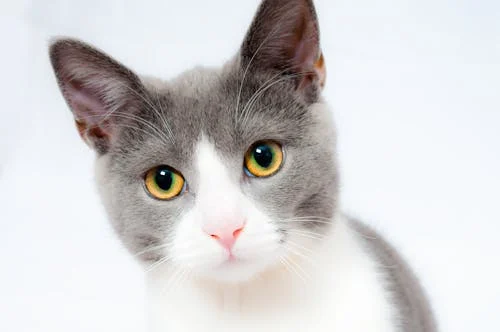
#> input picture demoImages/badQuality.webp, 500 x 332 px
$ python app.py
#> lines starting #> are read from the running program, lines starting #| are printed output that depends on the picture
import cv2 as cv
import numpy as np
import matplotlib.pyplot as plt
import os

def histogramEqual():
    root = os.getcwd()
    imgPath = os.path.join(root, 'demoImages', 'badQuality.webp')  # Better path handling
    img = cv.imread(imgPath, cv.IMREAD_GRAYSCALE)
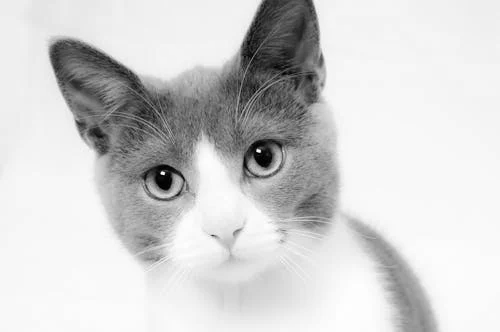
#> img: shape (332, 500); min 0, max 255, mean 209.2

    if img is None:
        print(f"Failed to load image at {imgPath}")
        return

    hist = cv.calcHist([img], [0], None, [256], [0, 256])
#> hist = 256 values, max 17148 at index 248, min 1 at index 255, mean 648.4
    cdf = hist.cumsum()
#> cdf = 256 values from 7 to 166000
    cdfNorm = cdf * float(hist.max()) / cdf.max()
#> cdfNorm = 256 values from 0.723 to 17148

    plt.figure()
    plt.subplot(231)
    plt.imshow(img, cmap='gray')
    plt.title('Original Image')
    plt.axis('off')
    plt.subplot(234)
    plt.plot(hist)
    plt.plot(cdfNorm,color='b')

    # equalize img
    plt.subplot(235)
    equImg= cv.equalizeHist(img)
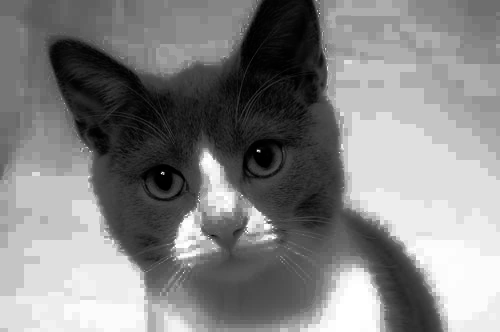
#> equImg: shape (332, 500); min 0, max 255, mean 131.8
    eqhist = cv.calcHist([equImg], [0], None, [256], [0, 256])
#> eqhist = 256 values, max 17148 at index 223, min 0 at index 88, mean 648.4
    eqcdf = hist.cumsum()
#> eqcdf = 256 values from 7 to 166000
    eqcdfNorm = cdf * float(eqhist.max()) / eqcdf.max()
#> eqcdfNorm = 256 values from 0.723 to 17148
    plt.imshow(equImg, cmap='gray')

    plt.subplot(236)
    plt.plot(eqhist)
    plt.plot(eqcdfNorm,color='b')
    plt.show()
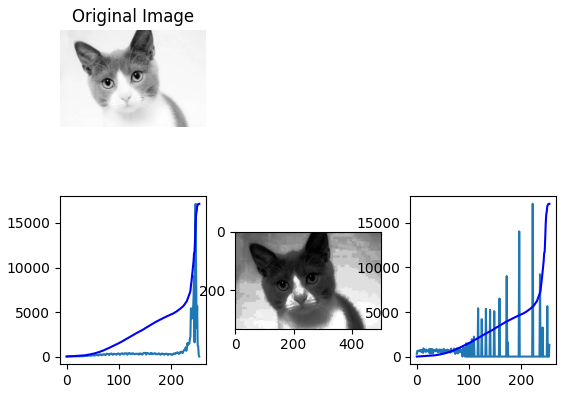
#> figure drawn by matplotlib, 4 panels; panel 2: curve peaks at x = 248, y = 17148; panel 2: curve peaks at x = 255, y = 17148; panel 4: curve peaks at x = 223, y = 17148; panel 4: curve peaks at x = 255, y = 17148

if __name__ == "__main__":
    histogramEqual()
